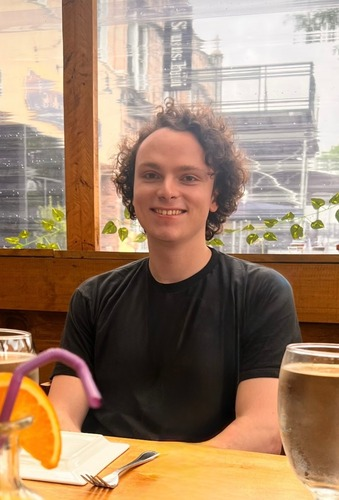
#> input picture images/me-2025.jpg, 339 x 500 px
$ python complementaryDither.py ../../../images/me-2025.jpg
#> lines starting #> are read from the running program, lines starting #| are printed output that depends on the picture; after the words box and inside, x2 and y2 are one past the last pixel; in counts of white or black regions, pixels touching at a corner belong together
'''
Floyd-Steinberg error-diffusion dithering
converts from 8-bit grayscale to black and white
'''
import random
import colorsys
from PIL import Image
import numpy as np

def dither(img: np.ndarray) -> np.ndarray:
    '''Converts from 8-bit grayscale to black and white
    Uses Floyd-Steinberg dithering algorithm

    Args:
        img (numpy.ndarray): The 8-bit grayscale image in range [0-256)
            Shape (height, width)

    Returns:
        numpy.ndarray: The black and white image in set {0, 255}
            Shape (height, width)
    '''
    # normalize image to [0, 1)
    img = np.copy(img)
    img = img / 256

    def findClosestColor(color: int) -> int:
        if color > .5:
            return 1
        else:
            return 0

    height, width = img.shape
    for r in range(height):
        for c in range(width):
            oldPixel = img[r, c]
            newPixel = findClosestColor(oldPixel)
            img[r, c] = newPixel
            error = oldPixel - newPixel

            right = c < width -1
            down = r < height -1
            left = c > 0

            if right:
                img[r  , c+1] += error * 7/16
            if right and down:
                img[r+1, c+1] += error * 1/16
            if down:
                img[r+1, c  ] += error * 5/16
            if left and down:
                img[r+1, c-1] += error * 1/16
    img = img * 255
    return img

def imgToGrayscaleArr(imgPath: str) -> np.ndarray:
    '''Convert the image at the given path to a grayscale numpy array

    Args:
        imgPath (string)

    Returns:
        numpy.ndarray: Grayscale numpy array in range [0, 256)
            Shape (height, width)
    '''
    img = Image.open(imgPath)
    grayscaleImg = img.convert('L')
    grayscaleArr = np.asarray(grayscaleImg)
    height = grayscaleArr.shape[0]
    width = grayscaleArr.shape[1]
    grayscaleArr = grayscaleArr.reshape(height, width)
    return grayscaleArr

def blackWhiteToColor(img: np.ndarray) -> np.ndarray:
    '''takes a black and white image and converts white to a random color,
        and black to the color's complement

    Args:
        img (numpy.ndarray): black and white (dithered) image of shape (height, width)
            containing values of either 0 or 255

    Returns:
        numpy.ndarray: image with only two random complementary colors in it.
    '''
    height, width = img.shape
    newImg = np.zeros((height, width, 3))

    hu = random.random()
    complement = (0.5 + hu) % 1

    color1 = (hu, 1, .5)
    color1 = colorsys.hsv_to_rgb(*color1)
    color1 = np.array(color1) * 256

    color2 = (complement, 1, .5)
    color2 = colorsys.hsv_to_rgb(*color2)
    color2 = np.array(color2) * 256

    for r in range(height):
        for c in range(width):
            oldPixel = img[r, c]
            if oldPixel == 255:
                newPixel = color1
            else:
                newPixel = color2
            newImg[r, c] = newPixel
    newImg = np.array(newImg)
    return newImg

def main(imgPath: str) -> None:
    arr = imgToGrayscaleArr(imgPath)
#> in imgToGrayscaleArr, img is the input picture: PIL image 339x500 RGB; mean R, G, B 160, 132, 107.8
#> in imgToGrayscaleArr, `grayscaleImg = img.convert('L')`:
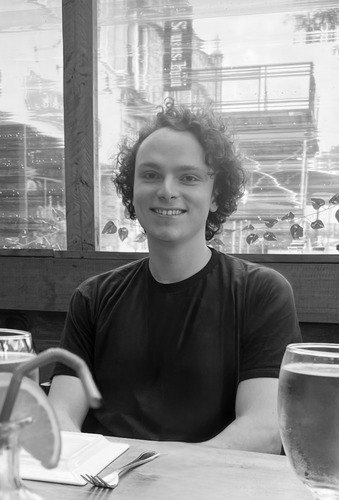
#> grayscaleImg: PIL image 339x500 L; min 1, max 255, mean 137.6
    ditheredArr = dither(arr)
#> after the loop in dither, `for r in range(height):`:
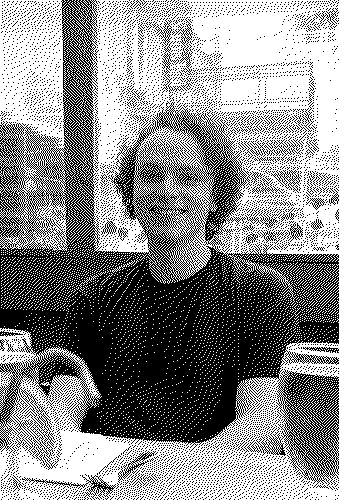
#> img: shape (500, 339) float64; values 0 (black) and 1 (white), 54.1% white; 6101 black regions (6054 under 20 px), largest, box (x1, y1, x2, y2) and area: (0, 0, 339, 488) 64828, (22, 475, 116, 500) 388, (247, 137, 301, 161) 268
    ditheredArr = blackWhiteToColor(ditheredArr)
#> after the loop in blackWhiteToColor, `for r in range(height):`:
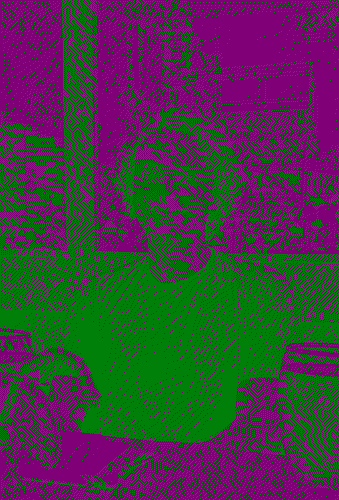
#> newImg: shape (500, 339, 3) float64; mean of channels 0, 1, 2 69.2, 58.8, 68.5; drawn as R, G, B
    ditheredArr = ditheredArr.astype('uint8')
    ditheredImg = Image.fromarray(ditheredArr)
    ditheredImg.show()

if __name__ == '__main__':
    import sys
    if len(sys.argv) < 2:
        print('must supply image path')
        sys.exit(1)
    imgPath = sys.argv[1]
    main(imgPath)
